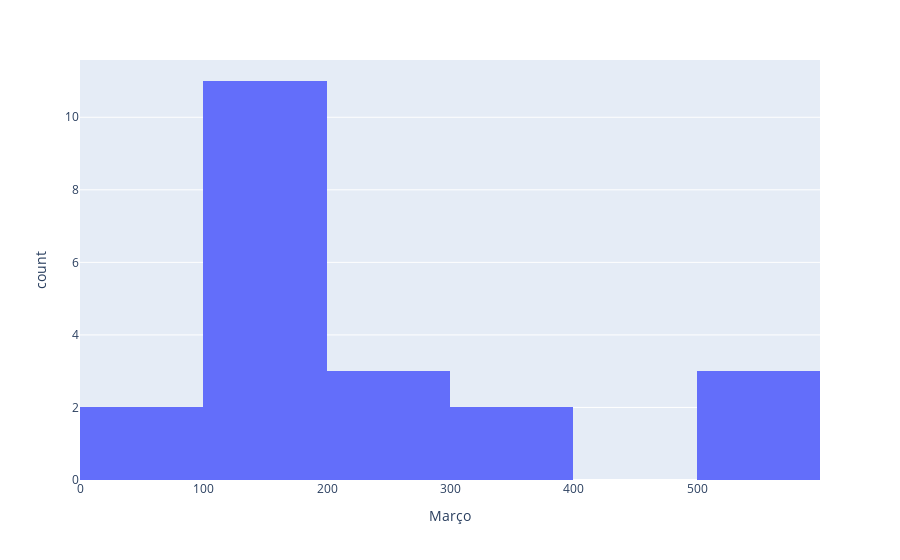

The cell this chart's notebook holds for it:
### Code cell
hMarco = px.histogram(df,x='Março')
hMarco.show()

### Figure 1 — Plotly figure (JSON) as saved in the notebook; plotly's stock layout.template omitted (floating-point values rounded to 4 significant figures)
{"data": [{"alignmentgroup": "True", "bingroup": "x", "hovertemplate": "Março=%{x}<br>count=%{y}<extra></extra>", "legendgroup": "", "marker": {"color": "#636efa", "pattern": {"shape": ""}}, "name": "", "offsetgroup": "", "orientation": "v", "showlegend": false, "type": "histogram", "x": [148, 24, 56, 300, 535, 512, 310, 229, 171, 269, 107, 111, 299, 122, 109, 144, 116, 104, 117, 161, 506], "xaxis": "x", "yaxis": "y"}], "layout": {"barmode": "relative", "legend": {"tracegroupgap": 0}, "margin": {"t": 60}, "xaxis": {"anchor": "y", "domain": [0, 1], "title": {"text": "Março"}}, "yaxis": {"anchor": "x", "domain": [0, 1], "title": {"text": "count"}}}}
